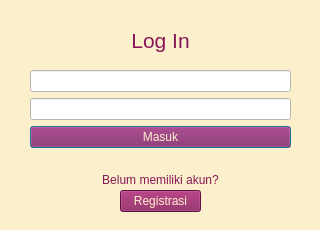
<?xml version="1.0" encoding="UTF-8"?>
<ui version="4.0">
 <class>login</class>
 <widget class="QDialog" name="login">
  <property name="geometry">
   <rect>
    <x>0</x>
    <y>0</y>
    <width>320</width>
    <height>230</height>
   </rect>
  </property>
  <property name="minimumSize">
   <size>
    <width>320</width>
    <height>230</height>
   </size>
  </property>
  <property name="maximumSize">
   <size>
    <width>320</width>
    <height>230</height>
   </size>
  </property>
  <property name="windowTitle">
   <string>Dialog</string>
  </property>
  <property name="styleSheet">
   <string notr="true">background-color: rgb(252, 240, 204);</string>
  </property>
  <widget class="QWidget" name="verticalLayoutWidget">
   <property name="geometry">
    <rect>
     <x>30</x>
     <y>70</y>
     <width>261</width>
     <height>81</height>
    </rect>
   </property>
   <layout class="QVBoxLayout" name="verticalLayout">
    <item>
     <widget class="QLineEdit" name="userEmail">
      <property name="styleSheet">
       <string notr="true">background-color: rgb(255, 255, 255);
color: rgb(0, 0, 0);</string>
      </property>
      <property name="text">
       <string/>
      </property>
     </widget>
    </item>
    <item>
     <widget class="QLineEdit" name="password">
      <property name="styleSheet">
       <string notr="true">background-color: rgb(255, 255, 255);
color: rgb(0, 0, 0);</string>
      </property>
      <property name="text">
       <string/>
      </property>
     </widget>
    </item>
    <item>
     <widget class="QPushButton" name="loginButton">
      <property name="styleSheet">
       <string notr="true">color: rgb(252, 240, 204);
background-color: rgb(134, 22, 87);</string>
      </property>
      <property name="text">
       <string>Masuk</string>
      </property>
     </widget>
    </item>
   </layout>
  </widget>
  <widget class="QLabel" name="label_2">
   <property name="geometry">
    <rect>
     <x>30</x>
     <y>170</y>
     <width>261</width>
     <height>20</height>
    </rect>
   </property>
   <property name="styleSheet">
    <string notr="true">color: rgb(134, 22, 87);</string>
   </property>
   <property name="text">
    <string>&lt;html&gt;&lt;head/&gt;&lt;body&gt;&lt;p align=&quot;center&quot;&gt;Belum memiliki akun?&lt;/p&gt;&lt;/body&gt;&lt;/html&gt;</string>
   </property>
  </widget>
  <widget class="QPushButton" name="gotoRegister">
   <property name="geometry">
    <rect>
     <x>120</x>
     <y>190</y>
     <width>81</width>
     <height>22</height>
    </rect>
   </property>
   <property name="styleSheet">
    <string notr="true">color: rgb(252, 240, 204);
background-color: rgb(134, 22, 87);</string>
   </property>
   <property name="text">
    <string>Registrasi</string>
   </property>
  </widget>
  <widget class="QLabel" name="label">
   <property name="geometry">
    <rect>
     <x>10</x>
     <y>20</y>
     <width>301</width>
     <height>41</height>
    </rect>
   </property>
   <property name="styleSheet">
    <string notr="true">color: rgb(134, 22, 87);</string>
   </property>
   <property name="text">
    <string>&lt;html&gt;&lt;head/&gt;&lt;body&gt;&lt;p align=&quot;center&quot;&gt;&lt;span style=&quot; font-size:16pt;&quot;&gt;Log In&lt;/span&gt;&lt;/p&gt;&lt;/body&gt;&lt;/html&gt;</string>
   </property>
  </widget>
 </widget>
 <resources/>
 <connections/>
</ui>
